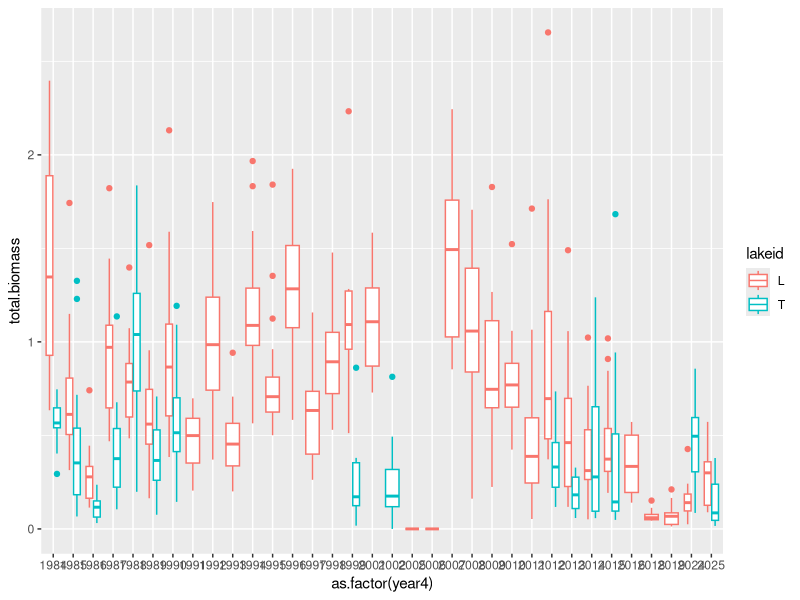

Write R code to recreate this figure.
##### calculate kNC and zooplankton biomass for Table 1 ##########

library(tidyverse)


##### kNC #####

# read in the data
data = read.csv("./data/formatted data/simulation model inputs 2013-2015 2024 2025 v4.csv")

# 

knc.mean = data %>% 
  mutate(kNC = kPAR - 0.0177*Manual_Chl) %>% 
  filter((Lake == "T" | Lake == "L") & kNC > 0) %>% 
  group_by(Year, Lake) %>% 
  filter(!(is.na(Ztherm))) %>% # exclude interpolated values
  summarize(mean.kNC = mean(kNC, na.rm = TRUE),
            median.kNC = median(kNC, na.rm = TRUE),
            sd.kNC = sd(kNC, na.rm = TRUE),
            total.nuts = max(cumulative.load, na.rm = TRUE),
            mean.kPAR = mean(kPAR, na.rm = TRUE)) 


#### zooplankton ####
### all the zoop data combined by Dat 

# this is the Cascade zooplankton data on EDI
# Wilkinson, G., S. Carpenter, and M. Pace. 2026. Cascade Project at North Temperate Lakes LTER Core Data Zooplankton 1984 - 2025 ver 7.
# Environmental Data Initiative. https://doi.org/10.6073/pasta/b66e5324b88dec37c35048e6332629fc (Accessed 2026-08-31).

zoops = read.csv("./data/formatted data/cascade_zooplankton_v07_DTH.csv")

# sum by year and doy
sum.zoops = zoops %>% 
  group_by(year4, lakeid, daynum) %>% 
  summarize(total.biomass = sum(biomass, na.rm = TRUE)) %>% 
  filter(lakeid %in% c("L", "T"))


ggplot(sum.zoops, aes(x = as.factor(year4), y = total.biomass, color = lakeid))+
  geom_boxplot()


mean.biomass = sum.zoops %>% 
  filter(year4 %in% c(2013:2015, 2024, 2025)) %>% 
  group_by(year4, lakeid) %>% 
  summarize(mean.biomass = median(total.biomass, na.rm = TRUE),
            sd.biomass = sd(total.biomass, na.rm = TRUE))


# filter to relevant years and lakes and plot for supplement
sum.zoops.relevant = sum.zoops %>% 
  filter(year4 %in% c(2013:2015, 2024, 2025))
